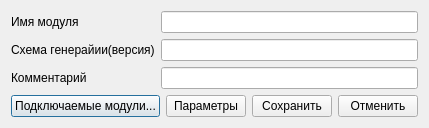
<?xml version="1.0" encoding="UTF-8"?>
<ui version="4.0">
 <class>ModuleDialog</class>
 <widget class="QDialog" name="ModuleDialog">
  <property name="geometry">
   <rect>
    <x>0</x>
    <y>0</y>
    <width>408</width>
    <height>123</height>
   </rect>
  </property>
  <property name="sizePolicy">
   <sizepolicy hsizetype="Preferred" vsizetype="Preferred">
    <horstretch>0</horstretch>
    <verstretch>0</verstretch>
   </sizepolicy>
  </property>
  <property name="windowTitle">
   <string>Dialog</string>
  </property>
  <layout class="QVBoxLayout" name="verticalLayout">
   <property name="sizeConstraint">
    <enum>QLayout::SetMinimumSize</enum>
   </property>
   <item>
    <layout class="QFormLayout" name="formLayout">
     <item row="0" column="0">
      <widget class="QLabel" name="label">
       <property name="text">
        <string>Имя модуля</string>
       </property>
      </widget>
     </item>
     <item row="1" column="0">
      <widget class="QLabel" name="label_2">
       <property name="text">
        <string>Схема генерайии(версия)</string>
       </property>
      </widget>
     </item>
     <item row="2" column="0">
      <widget class="QLabel" name="label_3">
       <property name="text">
        <string>Комментарий</string>
       </property>
      </widget>
     </item>
     <item row="0" column="1">
      <widget class="QLineEdit" name="id"/>
     </item>
     <item row="1" column="1">
      <widget class="QLineEdit" name="ver"/>
     </item>
     <item row="2" column="1">
      <widget class="QLineEdit" name="rem"/>
     </item>
    </layout>
   </item>
   <item>
    <layout class="QHBoxLayout" name="horizontalLayout">
     <item>
      <widget class="QPushButton" name="includes">
       <property name="text">
        <string>Подключаемые модули...</string>
       </property>
      </widget>
     </item>
     <item>
      <widget class="QPushButton" name="params">
       <property name="text">
        <string>Параметры</string>
       </property>
      </widget>
     </item>
     <item>
      <spacer name="horizontalSpacer">
       <property name="orientation">
        <enum>Qt::Horizontal</enum>
       </property>
       <property name="sizeHint" stdset="0">
        <size>
         <width>40</width>
         <height>20</height>
        </size>
       </property>
      </spacer>
     </item>
     <item>
      <widget class="QPushButton" name="save">
       <property name="text">
        <string>Сохранить</string>
       </property>
      </widget>
     </item>
     <item>
      <widget class="QPushButton" name="cancel">
       <property name="text">
        <string>Отменить</string>
       </property>
      </widget>
     </item>
    </layout>
   </item>
  </layout>
 </widget>
 <resources/>
 <connections/>
</ui>
